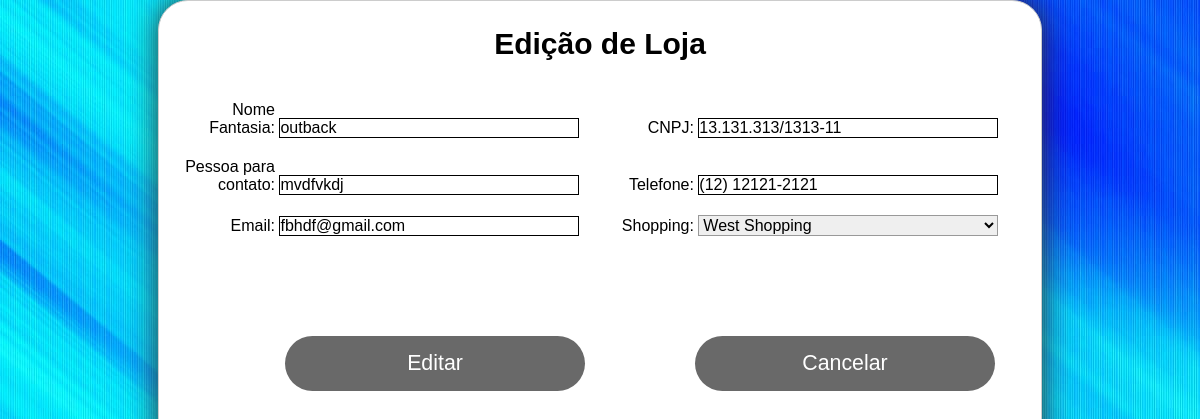
The app's page /loja/formEditarLoja.php?idLoja=18 (signed in) with its own data.
### tables this page shows
CREATE TABLE `loja` (
  `idLoja` int(11) NOT NULL AUTO_INCREMENT,
  `nomeFantasia` varchar(20) DEFAULT NULL,
  `CNPJ` varchar(18) DEFAULT NULL,
  `pessoaContato` varchar(20) DEFAULT NULL,
  `telefone` varchar(30) DEFAULT NULL,
  `email` varchar(30) DEFAULT NULL,
  `shopping` varchar(20) DEFAULT NULL,
  `id_Shop` int(11) DEFAULT NULL,
  PRIMARY KEY (`idLoja`),
  KEY `fk_id_Shop` (`id_Shop`),
  CONSTRAINT `fk_id_Shop` FOREIGN KEY (`id_Shop`) REFERENCES `shop` (`idShop`) ON DELETE CASCADE ON UPDATE CASCADE
);

### loja/formEditarLoja.php (the view, shortened to what this page needs)
<?php
	include_once "../conexao.php";
	$idLoja = filter_var($_GET['idLoja'], FILTER_SANITIZE_NUMBER_INT);
	$consulta = $conectar->query("SELECT * FROM loja WHERE idLoja = '$idLoja'");
	$linha = $consulta->fetch(PDO::FETCH_ASSOC);
?>
<!DOCTYPE html>
<html lang="pt-BR">
<head>
	<link rel="stylesheet" href="../estilos.css">
</head>
<body>
<form class="cadastro" action="editarLoja.php" method="post">
    <h3 id="cadastroShop">Edição de Loja</h3>
<div class="esquerda">
        <label for="nomeFantasia">Nome Fantasia:</label>
        <input type="text" maxlength="20" name="nomeFantasia" value="<?php echo $linha['nomeFantasia']?>" id="nomeFantasia" />
    </div>
<div class="direita">
        <label for="CNPJ">CNPJ:</label>
        <input type="text" maxlength="18" name="CNPJ" value="<?php echo $linha['CNPJ']?>" id="CNPJ" />
    </div>
    <div class="esquerda">
        <label for="pessoaContato">Pessoa para contato:</label>
        <input type="text" maxlength="20" name="pessoaContato" value="<?php echo $linha['pessoaContato']?>" id="pessoaContato" />
    </div>
    <div class="direita">
        <label for="telefone">Telefone:</label>
        <input type="text" placeholder="Digite um número de telefone" maxlength="15" name="telefone" value="<?php echo $linha['telefone']?>" id="telefone" />
    </div>
    <div class="esquerda">
        <label for="email">Email:</label>
        <input type="text" maxlength="30" name="email" value="<?php echo $linha['email']?>" id="email" />
    </div>
    <div class="direita">
        <label for="shopping">Shopping:</label>
          <select type="text" name="shopping" id="shopping">
            <?php
             $consulta = $conectar->query("SELECT razaoSocial, nomeFantasia, CNPJ, pessoaContato, telefone, email, endereco, bairro, municipio, uf, cep  FROM shop");
             $dadosShop = $consulta->FETCHALL(PDO::FETCH_ASSOC);
                $total = $consulta->rowCount();
                for ($i=0; $i < $total; $i++) {
                    echo "<option>" . $dadosShop[$i]['nomeFantasia'] . "</option> ";
                }
             ?>
        </select>
    </div>
    <div>
        <button class="threed" id="botaoCadastro" type="submit">Editar</button>
        <button class="threed" id="botaoCancelar" ><a href="editar-excluirLoja.php">Cancelar</a> </button>
    </div>
    </form>
</body>
</html>

### estilos.css (style rules this page uses)
* { margin: 0px; padding: 0px; }
h3 { text-align: center; margin-top: 50px; }
body { background-image: url("imagens/fundo2.jpg"); background-size: cover; font-family: arial; color: white; }
a { color: white; text-decoration: none; text-align: center; display: block; }
.cadastro { margin: 0 auto; width: 850px; height: 700px; background-color: white; color: black; padding: 1em; border: 1px solid #CCC; border-radius: 30px; overflow: hidden; font-family: sans-serif; box-shadow: 0 0 30px #333; }
h3#cadastroShop { margin-top: 10px; margin-bottom: 30px; font-size: 30px; }
.esquerda { display: inline-block; }
.direita { display: inline-block; }
input, select { font: 1em sans-serif; width: 300px; -moz-box-sizing: border-box; box-sizing: border-box; border: 1px solid #999; }
input { border-color: #000; }
div { margin: 10px; }
button#botaoCadastro { display: inline-block; height: 55px; width: 300px; margin: 10px; border-radius: 30px; border: none; font-size: 16pt; padding: 10px 20px; background-color: #696969; color: white; outline: none; margin-left: 100px; margin-top: 80px; float: left; cursor: pointer; }
button#botaoCancelar { display: inline-block; height: 55px; width: 300px; margin: 10px; border-radius: 30px; border: none; font-size: 16pt; padding: 10px 20px; background-color: #696969; color: white; outline: none; margin-left: 100px; margin-top: 80px; float: left; }
label { display: inline-block; width: 90px; text-align: right; }

### records on screen
loja: nomeFantasia "outback", CNPJ "13.131.313/1313-11", pessoaContato "mvdfvkdj", telefone "(12) 12121-2121", email "fbhdf@gmail.com"

### other values on screen
form field shopping "West Shopping"
